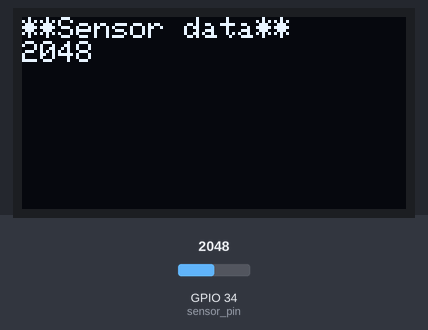
A sketch run on a simulated ESP32. Parts: 128×64 one-colour display. The test bench sets the inputs (shaded band); at power-on: GPIO 34 (sensor_pin) = 2048. What the sketch prints to the serial monitor is not drawn.

Above: at 1.8 s.
1.9 s: GPIO 34 (sensor_pin) set to 2866
At 2.7 s:
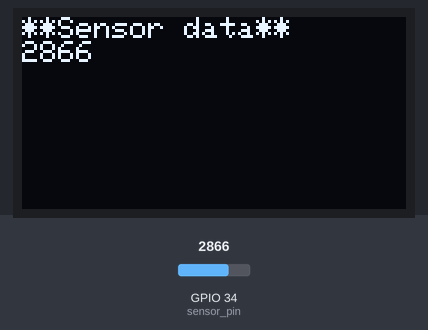
3.6 s: GPIO 34 (sensor_pin) set to 3603
At 4.9 s:
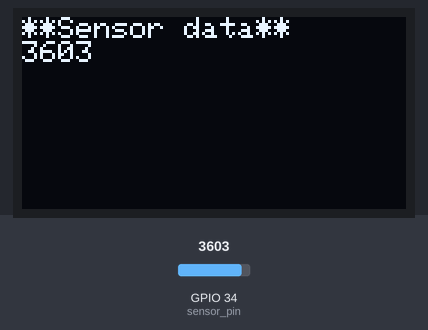
5.6 s: GPIO 34 (sensor_pin) set to 4095
At 7.1 s:
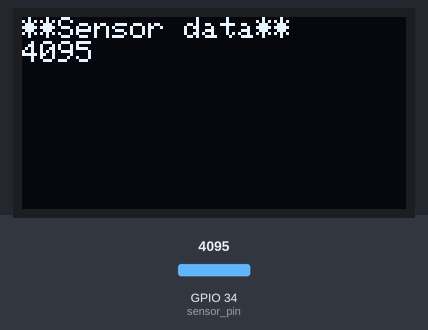
Timing chart, 0 to 8.6 s (numbered marks = the images above; inputs shaded):
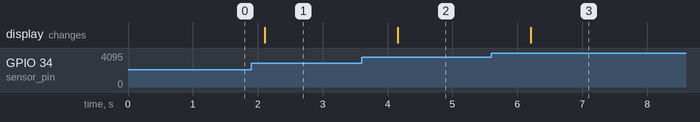

The sketch:

ws_OLED_sensor.ino
```cpp
#include <Wire.h>
#include <Adafruit_GFX.h>
#include <Adafruit_SSD1306.h>

const int sensor_pin = 34;  // Analog sensor pin

// Create OLED display object (128x64 pixels, I2C)
Adafruit_SSD1306 lcd(128, 64, &Wire, -1);

int value;

void setup() {
  Serial.begin(115200);
  Serial.println("OLED_SENSOR!");

  lcd.begin(SSD1306_SWITCHCAPVCC, 0x3C);  // Initialize OLED display
  lcd.clearDisplay();
  lcd.setTextSize(1);
  lcd.setTextColor(SSD1306_WHITE);
}

void loop() {
  value = analogRead(sensor_pin);  // Read sensor value

  lcd.clearDisplay();              // Clear previous display
  lcd.setCursor(0, 0);
  lcd.print("**Sensor data**");
  lcd.setCursor(0, 8);
  lcd.print(value);

  Serial.print("VALUE: ");         // Print value to Serial Monitor
  Serial.println(value);

  lcd.display();                   // Update OLED display
  delay(1000);                     // Delay for 1 second
}
```

Measured:
- after the input at 1.9 s, the display: changes after 0.21 s (image 1)
- after the input at 3.6 s, the display: changes after 0.56 s (image 2)
- after the input at 5.6 s, the display: changes after 0.61 s (image 3)
